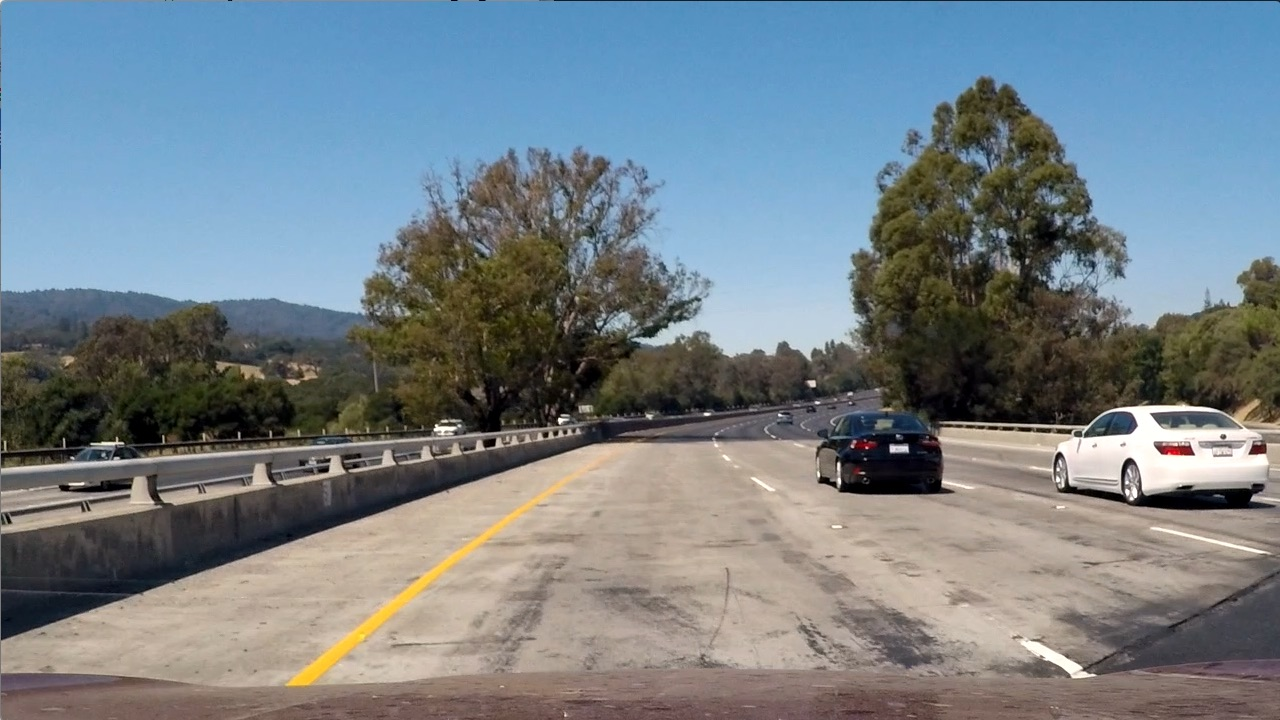
#> input picture test1.jpg, 1280 x 720 px
$ python -i thresholding.py   (imports and definitions only)
#> lines starting #> are read from the running program, lines starting #| are printed output that depends on the picture; after the words box and inside, x2 and y2 are one past the last pixel; in counts of white or black regions, pixels touching at a corner belong together
#> further down, picture is the input picture: shape (720, 1280, 3); mean B, G, R 135.5, 128.7, 117.5
from cgi import test
import cv2
import numpy as np
import matplotlib.pyplot as plt
def hls_thresh(image, lower_bound, upper_bound):
    hls_img = cv2.cvtColor(image, cv2.COLOR_BGR2HLS)
    mask = cv2.inRange(hls_img, lower_bound, upper_bound)
    mask[mask == 255] = 1
    return mask

def hsv_thresh(image, lower_bound, upper_bound):
#> called with lower_bound = (17, 45, 0), upper_bound = (32, 255, 255)
    hsv_img = cv2.cvtColor(image, cv2.COLOR_BGR2HSV)
#> hsv_img: shape (720, 1280, 3); mean H, S, V 60.3, 78, 149.5
    mask = cv2.inRange(hsv_img, lower_bound, upper_bound)
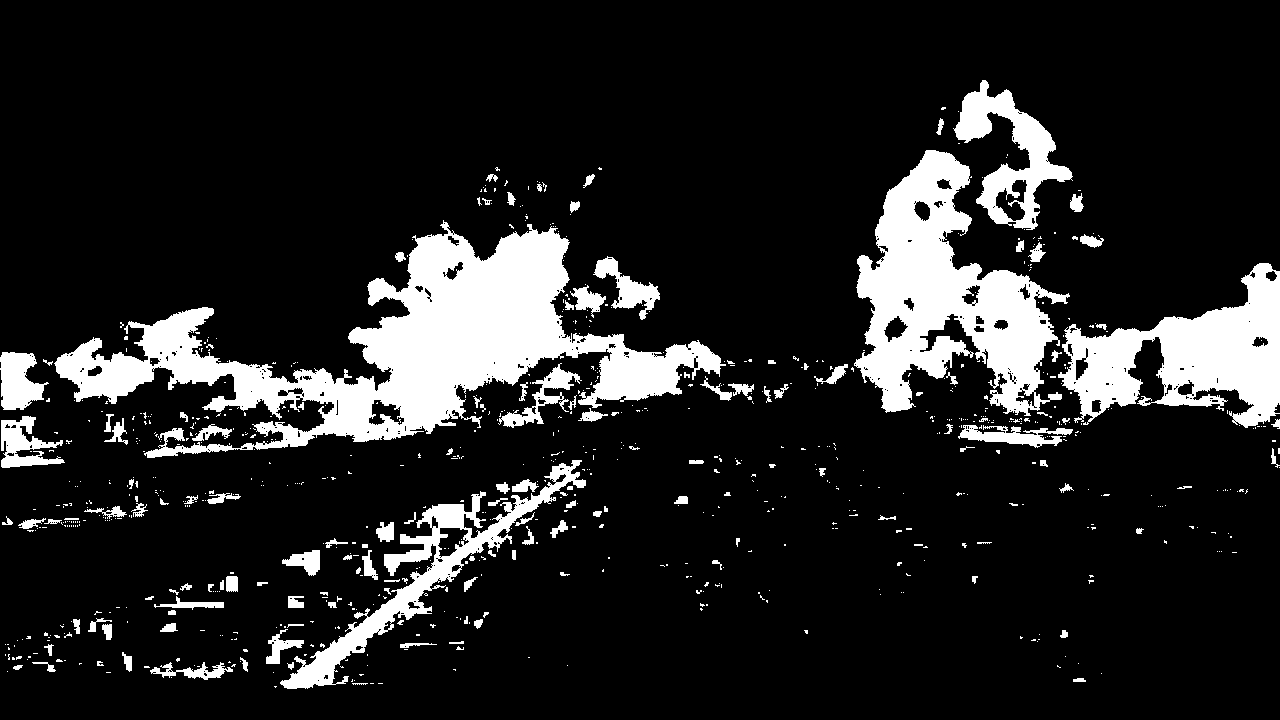
#> mask: shape (720, 1280); 14.2% white; 822 white regions (681 under 20 px), largest, box (x1, y1, x2, y2) and area: (54, 220, 726, 458) 49557, (854, 150, 1070, 416) 26545, (1058, 263, 1280, 428) 17551
    mask[mask == 255] = 1
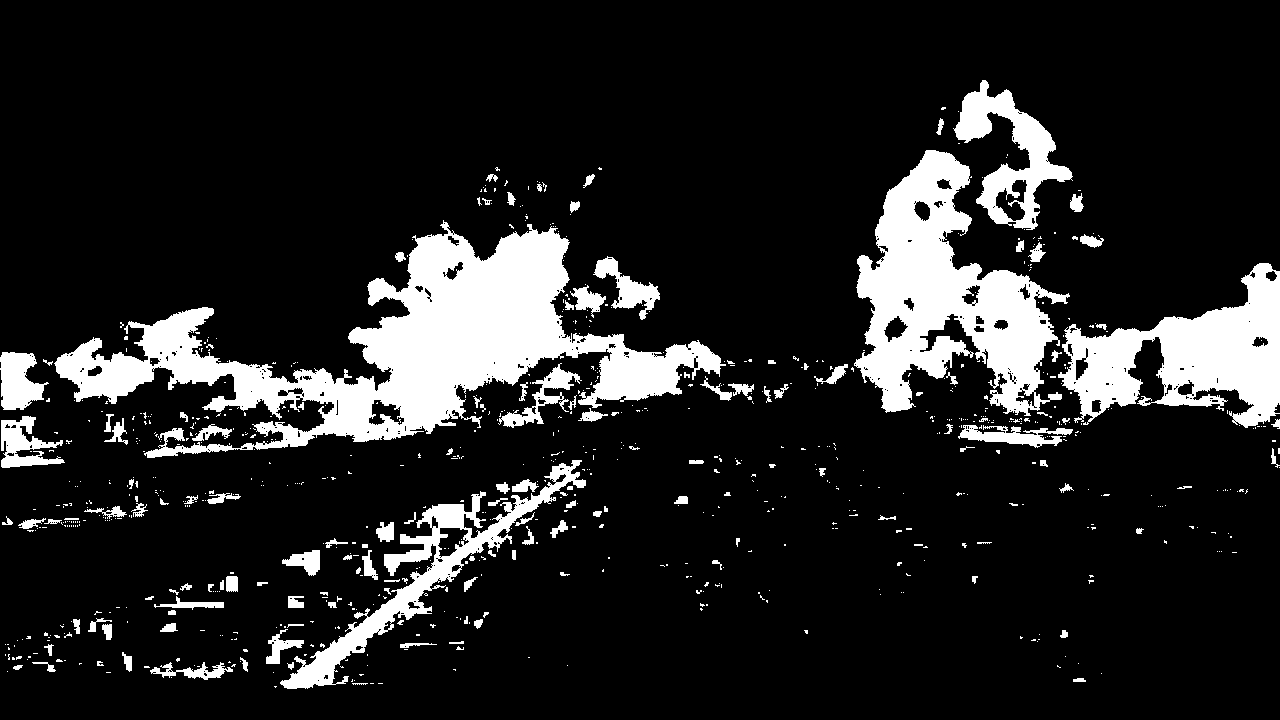
#> mask: shape (720, 1280); values 0 (black) and 1 (white), 14.2% white; 822 white regions (681 under 20 px), largest, box (x1, y1, x2, y2) and area: (54, 220, 726, 458) 49557, (854, 150, 1070, 416) 26545, (1058, 263, 1280, 428) 17551
    return mask

def combine_thresh(image):

    # Thershold yellow
    yellow_lwr = (17, 45, 0)
    yellow_upr =  (32, 255, 255)
    yellow_threshold = hsv_thresh(image, yellow_lwr, yellow_upr)

    # HLS threshold

    hls_lwr = (7, 100, 100)
    hls_upr = (45, 255, 255)

    hls_threshold = hls_thresh(image, hls_lwr, hls_upr)
#> in hls_thresh, `mask[mask == 255] = 1`:
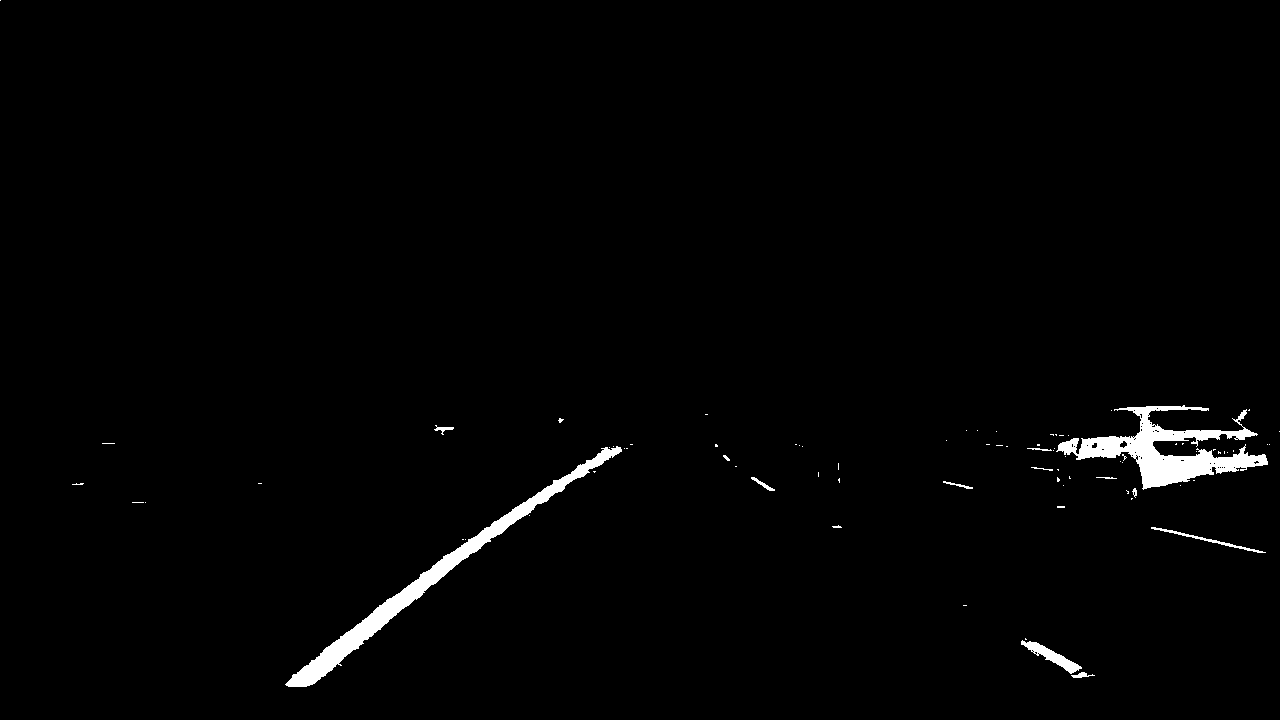
#> mask: shape (720, 1280); values 0 (black) and 1 (white), 1.5% white; 81 white regions (68 under 20 px), largest, box (x1, y1, x2, y2) and area: (1056, 405, 1268, 490) 6066, (285, 446, 622, 687) 5751, (1021, 640, 1082, 674) 587

    combination = np.zeros_like(yellow_threshold)
    combination[ (hls_threshold == 1) | (yellow_threshold == 1) ] = 255


    return combination

>>> import cv2
>>> picture = cv2.imread('../test1.jpg')
>>> result = combine_thresh(picture)
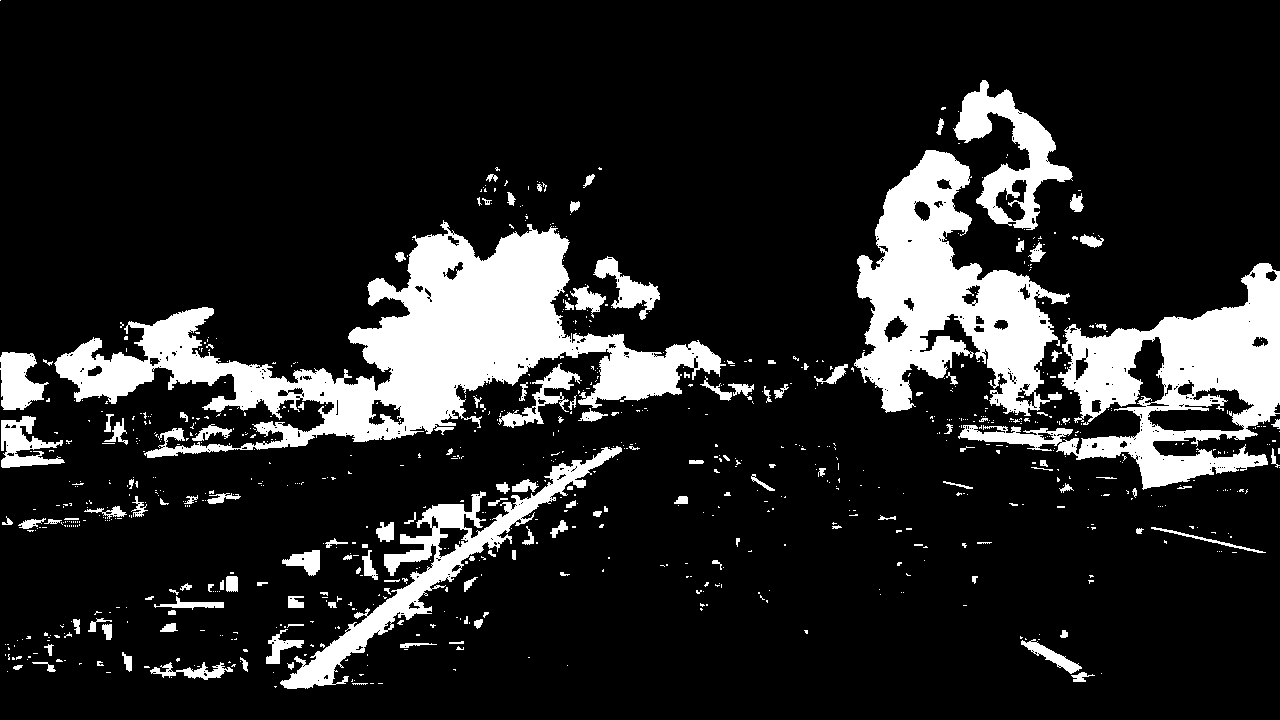
#> result: shape (720, 1280); 15.1% white; 859 white regions (710 under 20 px), largest, box (x1, y1, x2, y2) and area: (54, 220, 726, 458) 49628, (854, 150, 1070, 416) 26545, (958, 263, 1280, 490) 24932

$ run again, on test2.jpg
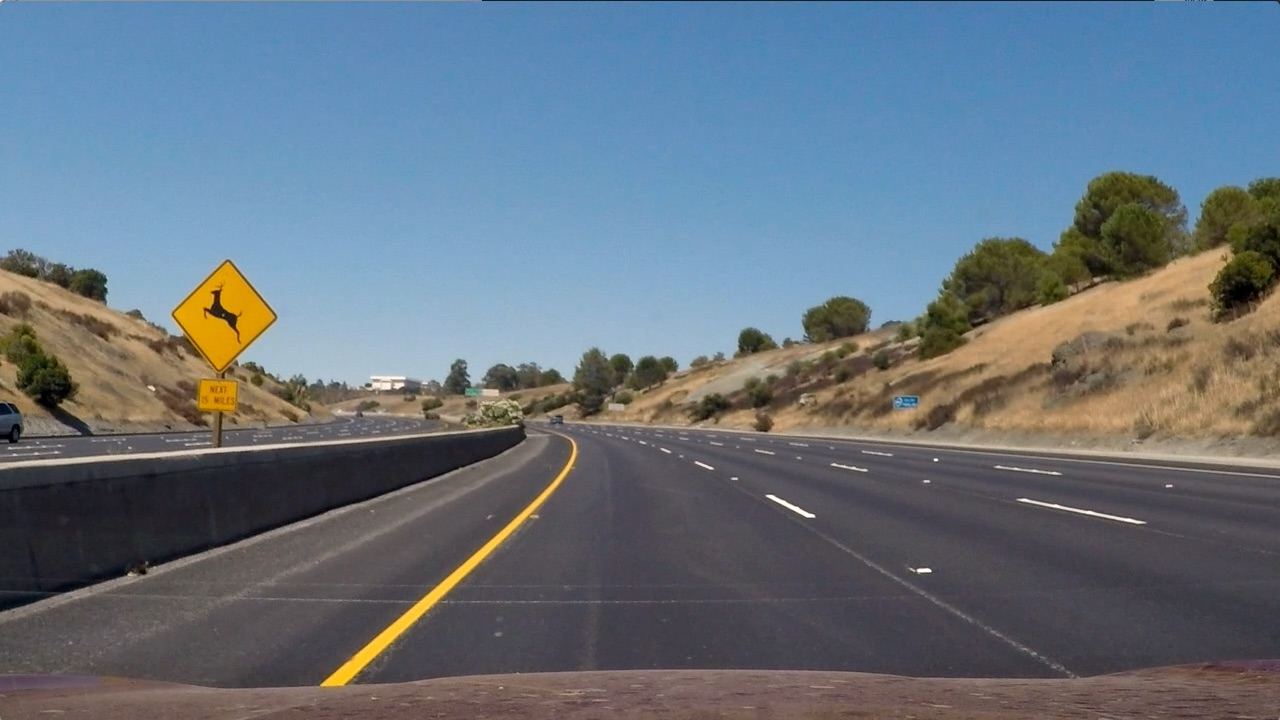
#> input picture test2.jpg, 1280 x 720 px
#> picture is the input picture: shape (720, 1280, 3); mean B, G, R 125.5, 114.6, 102.8
#> hsv_img: shape (720, 1280, 3); mean H, S, V 86.2, 80.3, 138.5
#> hls_img: shape (720, 1280, 3); mean of channels 0, 1, 2 86.2, 113.9, 64.8
#> in hls_thresh, `mask[mask == 255] = 1`:
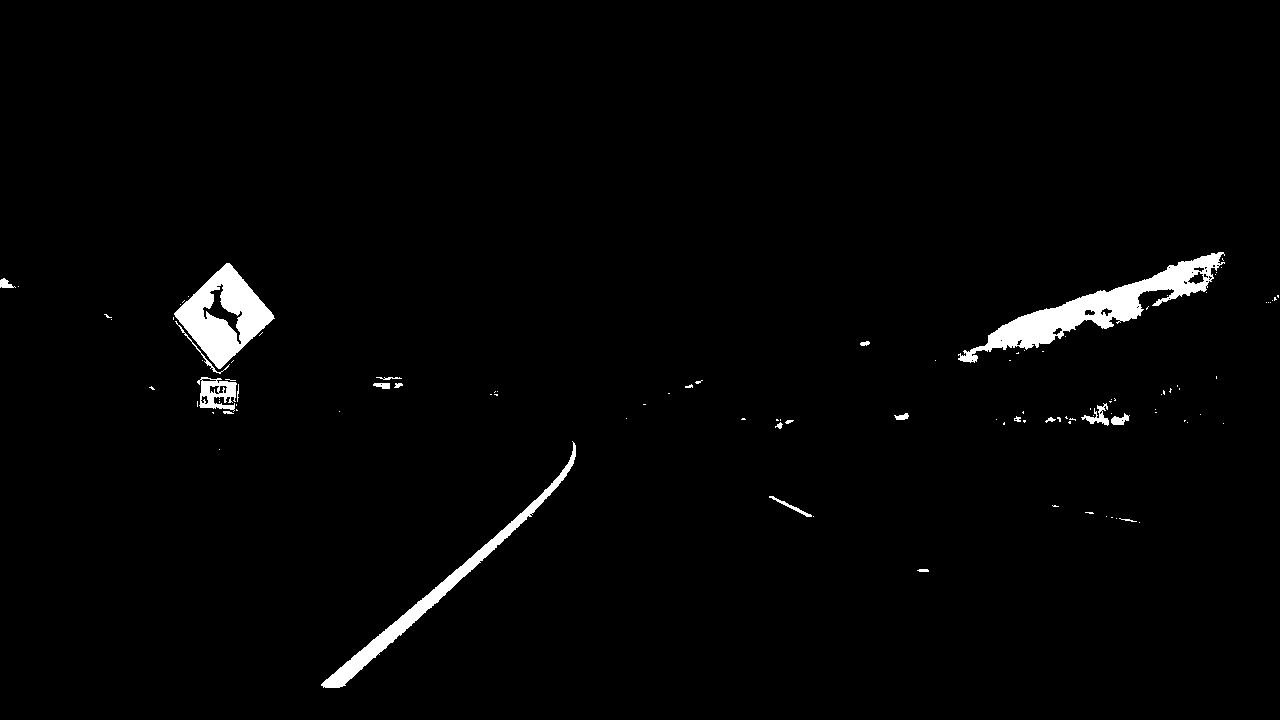
#> mask: shape (720, 1280); values 0 (black) and 1 (white), 1.9% white; 106 white regions (83 under 20 px), largest, box (x1, y1, x2, y2) and area: (958, 252, 1225, 363) 6613, (174, 263, 275, 369) 4976, (321, 441, 576, 688) 3743
#> `result = combine_thresh(picture)`:
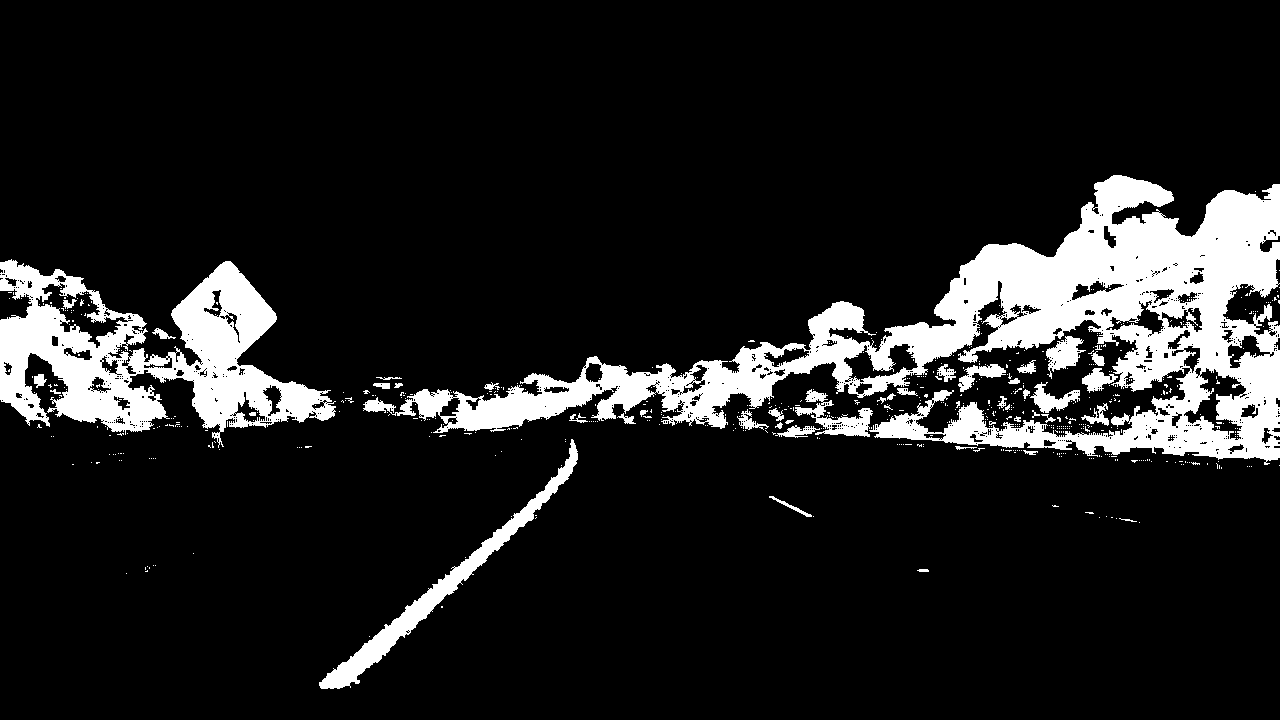
#> result: shape (720, 1280); 12.4% white; 604 white regions (561 under 20 px), largest, box (x1, y1, x2, y2) and area: (363, 175, 1280, 465) 73313, (0, 259, 336, 448) 27506, (319, 439, 578, 689) 5488
